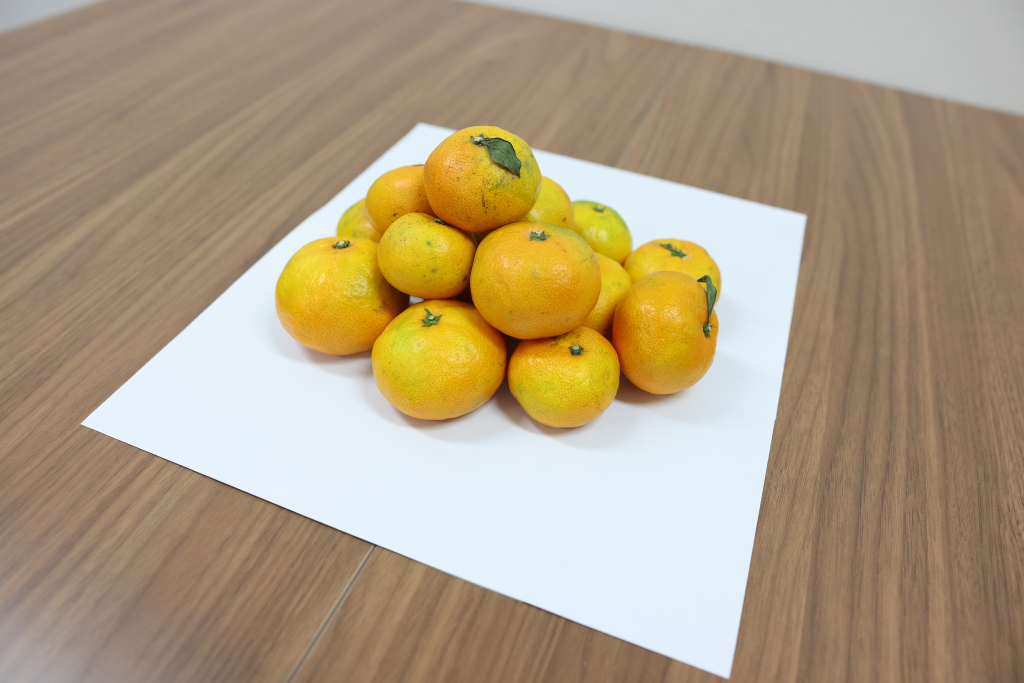
%> input picture PA2_dataset/dataset_twoview/sfm01.jpg, 2048 x 1366 px (shown at 1/2 size)
$ octave test.m   (GNU Octave 9; MATLAB toolbox functions it lacks are replaced by stand-ins)
%> lines starting %> are read from the running program, lines starting %| are printed output that depends on the picture
%should write a path to the vl_setup.m file of vlfeat package
run('.\vlfeat-0.9.21\toolbox\vl_setup.m');
%> (this line was passed over: vl_setup is not available in this run)


%prepare images

impath1 = fullfile('.\PA2_dataset\dataset_twoview\sfm01.jpg');
impath2 = fullfile('.\PA2_dataset\dataset_twoview\sfm02.jpg');

im1_rgb = imread(impath1);
%> im1_rgb is the input picture: size 1366x2048x3 uint8; mean R, G, B 175.8, 157.9, 129.8
im2_rgb = imread(impath2);
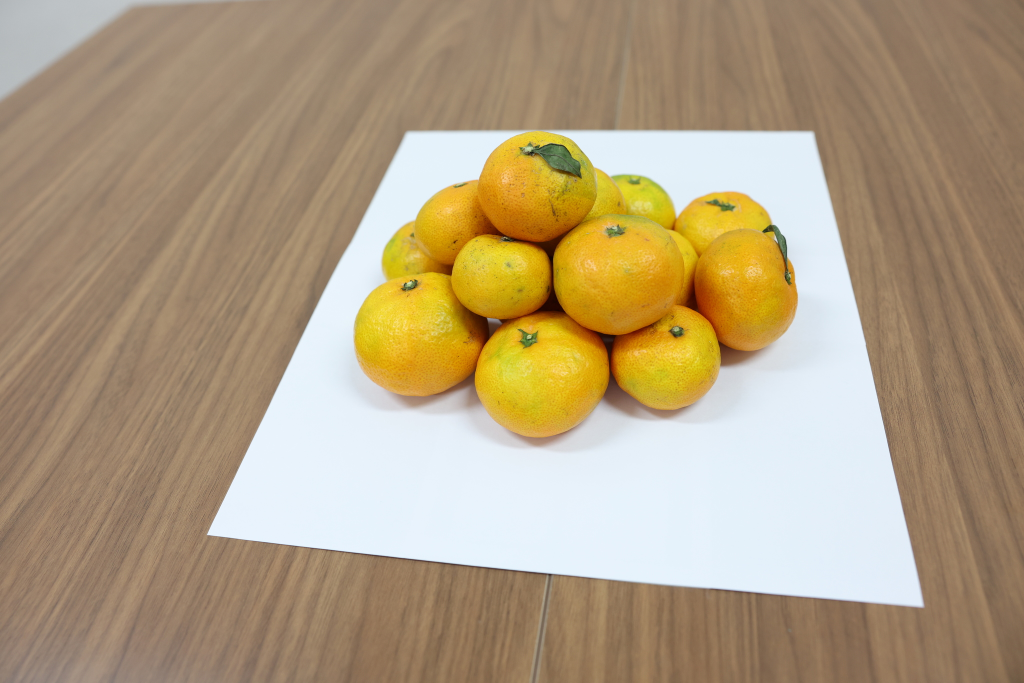
%> input picture PA2_dataset/dataset_twoview/sfm02.jpg, 2048 x 1366 px (shown at 1/2 size)
%> im2_rgb is the input picture: size 1366x2048x3 uint8; mean R, G, B 176.1, 156.9, 126.8

im1 = im2single(rgb2gray(im1_rgb));
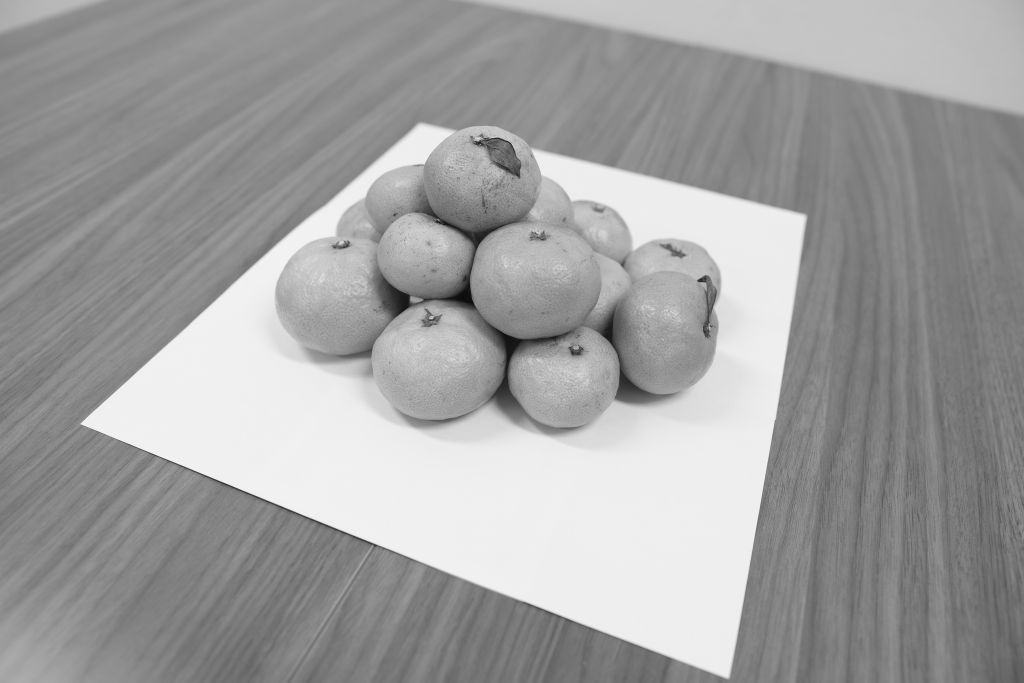
%> im1: size 1366x2048 single (shown at 1/2 size); min 0.0314, max 0.984, mean 0.628
im2 = im2single(rgb2gray(im2_rgb));
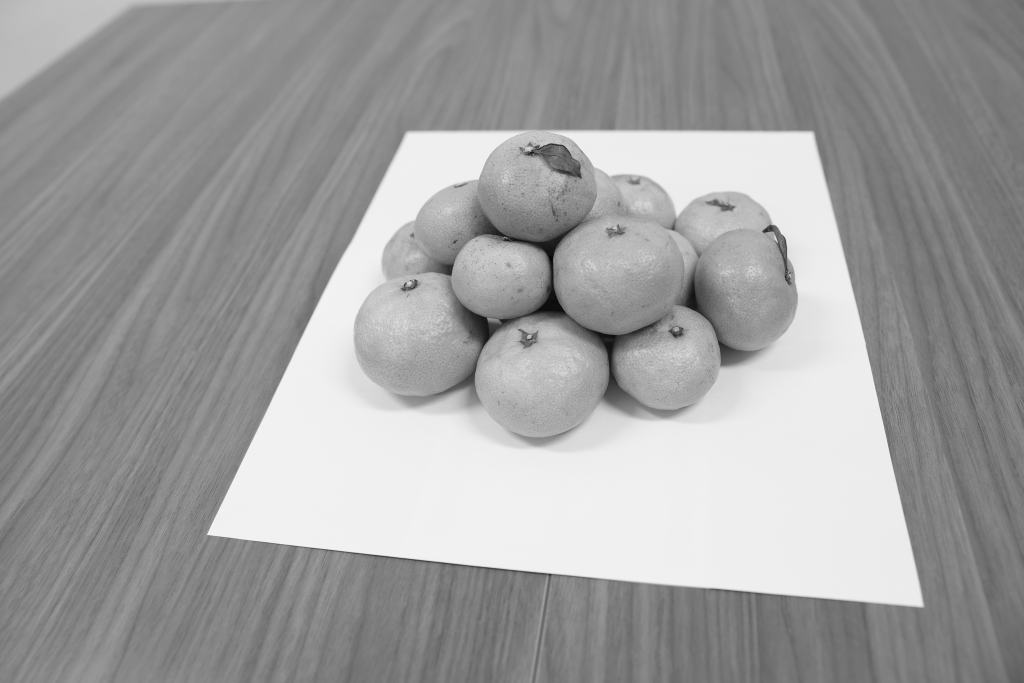
%> im2: size 1366x2048 single (shown at 1/2 size); min 0.0196, max 0.973, mean 0.624

%calibration matrix
K = [ 1506.070 0 1021.043; 0 1512.965 698.031; 0 0 1 ];

%extract sift features
%> (the run ends here)
